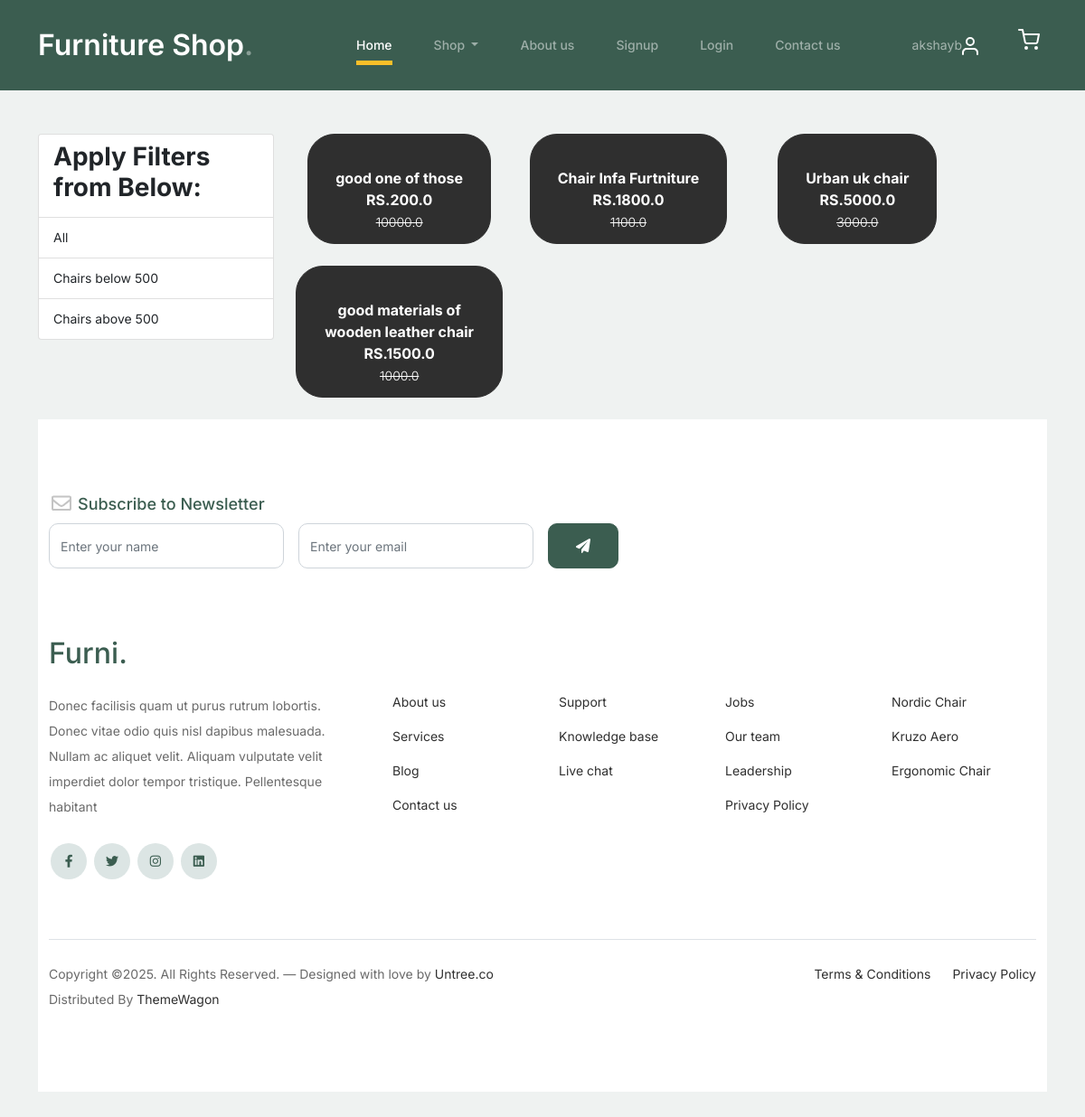
Screenshot of /chairs/ (signed in) with the database file from the repository.
### FurniApp/models.py (models this page shows, shortened)
class Product(models.Model):
    title =models.CharField(max_length=100)
    selling_price =models.FloatField()
    discounted_price = models.FloatField()
    description = models.TextField()
    brand = models.CharField(max_length=100)
    category= models.CharField(choices=CATEGORY_CHOICES,max_length=5)
    product_image = models.ImageField(upload_to ="productimg")

### FurniApp/views.py (the view)
# urls.py: path('chairs/', views.chairs, name='chairs'),
def chairs(request, data=None):
    totalitem=0
    if data == None:
        chair = Product.objects.filter(category='ch')
    elif data=='Manyawar' or data=='Fabindia':
        chair = Product.objects.filter(category='ch').filter(brand=data)
    elif data=='below':
        chair=Product.objects.filter(category='ch').filter(discounted_price__lt=500)
    elif data=='above':
        chair=Product.objects.filter(category='ch').filter(discounted_price__gt=500)
    if request.user.is_authenticated:
         totalitem= len(Cart.objects.filter(user=request.user))
    return render(request, 'chairs.html',{'chair':chair,'totalitem':totalitem})

### FurniApp/templates/chairs.html (shortened to what this page needs)
{% extends 'base.html' %}
{% load static %}
{% block content %}
<body>
<div class="container my-5 ">
 <div class="row">
  <div class="col-sm-3">
    <div class="list-group">
        <a href="#" class="list-group-item
         list-group-item-action" aria-current="true" ><h3 class="fw-bold">Apply Filters from Below:</h3></a>
        <a href="{% url 'chair' %}" class="list-group-item
         list-group-item-action" aria-current="true">All</a>
         <a href="{% url 'chair_data' 'below' %}" class="list-group-item
         list-group-item-action" aria-current="true">Chairs below 500</a>
         <a href="{% url 'chair_data' 'above' %}" class="list-group-item
         list-group-item-action" aria-current="true">Chairs above 500</a>
    </div>
</div>
    <div class="col-sm-8">
      <div class="row">
          {% for ch in chair %}
           <div class="col-sm-4 text-center mb-4">
               <a href="{% url 'product-detail' ch.id %}" class="btn">
                   <div class="item">
                       <div class="fw-bold">{{ch.description}}</div>
                       <div class="fw-bold">RS.{{ch.discounted_price}}</div>
                       <small class="fw-light text-decoration-line-through">{{ch.selling_price}}</small>
                   </div>
                </a>
            </div>
            {% endfor %}
        </div>
    </div>
</div>
</body>
{% endblock content %}

### FurniApp/templates/base.html (shortened to what this page needs)
<!doctype html>
{% load static%}
<html lang="en">
<head>
		<link href="{%static 'css/bootstrap.min.css' %}" rel="stylesheet">
		<link href="https://cdnjs.cloudflare.com/ajax/libs/font-awesome/6.0.0-beta3/css/all.min.css" rel="stylesheet">
		<link href="{%static 'css/tiny-slider.css' %}" rel="stylesheet">
		<link href="{% static 'css/style.css' %}" rel="stylesheet">
</head>
<body>
		<nav class="custom-navbar navbar navbar navbar-expand-md navbar-dark bg-dark" arial-label="Furni navigation bar">
			<div class="container">
				<a class="navbar-brand" href="{% url 'home' %}">Furniture Shop<span>.</span></a>
				<div class="collapse navbar-collapse" id="navbarsFurni">
					<ul class="custom-navbar-nav navbar-nav ms-auto mb-2 mb-md-0">
						<li class="nav-item active">
							<a class="nav-link" href="/">Home</a>
						</li>
						<li class="nav-item dropdown">
             				<a class="nav-link dropdown-toggle text-black" href=" " id="fashionDropdown" role="button" data-bs-toggle="dropdown" aria-expanded="false">
              				 Shop
             				</a>
          				</li>
						<li><a class="nav-link" href="{% url 'about' %}">About us</a></li>
						<li><a class="nav-link" href="{% url 'signup' %}">Signup</a></li>
						<li><a class="nav-link" href="{% url 'login' %}">Login</a></li>
						<li><a class="nav-link" href="{% url 'contact' %}">Contact us</a></li>
					</ul>
					<ul class="custom-navbar-cta navbar-nav mb-2 mb-md-0 ms-5">
						<li class="nav-link"><a class="nav-link" href="{% url 'profile' %}">{{request.user}}<img src="{% static 'images/user.svg' %}"></a></li>
						<li><a class="nav-link" href="{% url 'cart' %}"><img src="{% static 'images/cart.svg' %}"></a></li>
					</ul>
				</div>
			</div>
		</nav>
    	{% block content %} {% endblock content %}
		<footer class="footer-section">
			<div class="container relative">
				<div class="row">
					<div class="col-lg-8">
						<div class="subscription-form">
							<h3 class="d-flex align-items-center"><span class="me-1"><img src="{% static 'images/envelope-outline.svg' %}" alt="Image" class="img-fluid"></span><span>Subscribe to Newsletter</span></h3>
							<form action="#" class="row g-3">
								<div class="col-auto">
									<input type="text" class="form-control" placeholder="Enter your name">
								</div>
								<div class="col-auto">
									<input type="email" class="form-control" placeholder="Enter your email">
								</div>
								<div class="col-auto">
									<button class="btn btn-primary">
										<span class="fa fa-paper-plane"></span>
									</button>
								</div>
							</form>
						</div>
					</div>
				</div>
				<div class="row g-5 mb-5">
					<div class="col-lg-4">
						<div class="mb-4 footer-logo-wrap"><a href="#" class="footer-logo">Furni<span>.</span></a></div>
						<p class="mb-4">Donec facilisis quam ut purus rutrum lobortis. Donec vitae odio quis nisl dapibus malesuada. Nullam ac aliquet velit. Aliquam vulputate velit imperdiet dolor tempor tristique. Pellentesque habitant</p>
						<ul class="list-unstyled custom-social">
							<li><a href="#"><span class="fa fa-brands fa-facebook-f"></span></a></li>
							<li><a href="#"><span class="fa fa-brands fa-twitter"></span></a></li>
							<li><a href="#"><span class="fa fa-brands fa-instagram"></span></a></li>
							<li><a href="#"><span class="fa fa-brands fa-linkedin"></span></a></li>
						</ul>
					</div>
					<div class="col-lg-8">
						<div class="row links-wrap">
							<div class="col-6 col-sm-6 col-md-3">
								<ul class="list-unstyled">
									<li><a href="#">About us</a></li>
									<li><a href="#">Services</a></li>
									<li><a href="#">Blog</a></li>
									<li><a href="#">Contact us</a></li>
								</ul>
							</div>
							<div class="col-6 col-sm-6 col-md-3">
								<ul class="list-unstyled">
									<li><a href="#">Support</a></li>
									<li><a href="#">Knowledge base</a></li>
									<li><a href="#">Live chat</a></li>
								</ul>
							</div>
							<div class="col-6 col-sm-6 col-md-3">
								<ul class="list-unstyled">
									<li><a href="#">Jobs</a></li>
									<li><a href="#">Our team</a></li>
									<li><a href="#">Leadership</a></li>
									<li><a href="#">Privacy Policy</a></li>
								</ul>
							</div>
							<div class="col-6 col-sm-6 col-md-3">
								<ul class="list-unstyled">
									<li><a href="#">Nordic Chair</a></li>
									<li><a href="#">Kruzo Aero</a></li>
									<li><a href="#">Ergonomic Chair</a></li>
								</ul>
							</div>
						</div>
					</div>
				</div>
				<div class="border-top copyright">
					<div class="row pt-4">
						<div class="col-lg-6">
							<p class="mb-2 text-center text-lg-start">Copyright &copy;. All Rights Reserved. &mdash; Designed with love by <a href="https://untree.co">Untree.co</a> Distributed By <a href="https://themewagon.com">ThemeWagon</a>
							</p>
						</div>
						<div class="col-lg-6 text-center text-lg-end">
							<ul class="list-unstyled d-inline-flex ms-auto">
								<li class="me-4"><a href="#">Terms &amp; Conditions</a></li>
								<li><a href="#">Privacy Policy</a></li>
							</ul>
						</div>
					</div>
				</div>
			</div>
		</footer>
	</body>
</html>

### FurniApp/static/css/style.css (style rules this page uses)
body { overflow-x: hidden; position: relative; }
body { font-family: "Inter", sans-serif; font-weight: 400; line-height: 28px; color: #6a6a6a; font-size: 14px; background-color: #eff2f1; }
a { text-decoration: none; -webkit-transition: .3s all ease; -o-transition: .3s all ease; transition: .3s all ease; color: #2f2f2f; text-decoration: underline; }
.custom-navbar { background: #3b5d50 !important; padding-top: 20px; padding-bottom: 20px; }
.custom-navbar .navbar-brand { font-size: 32px; font-weight: 600; }
.custom-navbar .navbar-brand > span { opacity: .4; }
@media (min-width: 992px) { .custom-navbar .custom-navbar-nav li { margin-left: 15px; margin-right: 15px; } }
.custom-navbar .custom-navbar-nav li a { font-weight: 500; color: #ffffff !important; opacity: .5; -webkit-transition: .3s all ease; -o-transition: .3s all ease; transition: .3s all ease; position: relative; }
@media (min-width: 768px) { .custom-navbar .custom-navbar-nav li a:before { content: ""; position: absolute; bottom: 0; left: 8px; right: 8px; background: #f9bf29; height: 5px; opacity: 1; visibility: visible; width: 0; -webkit-transition: .15s all ease-out; -o-transition: .15s all ease-out; transition: .15s all ease-out; } }
.custom-navbar .custom-navbar-nav li.active a { opacity: 1; }
.custom-navbar .custom-navbar-nav li.active a:before { width: calc(100% - 16px); }
.custom-navbar .custom-navbar-cta { margin-left: 0 !important; -webkit-box-orient: horizontal; -webkit-box-direction: normal; -ms-flex-direction: row; flex-direction: row; }
@media (min-width: 768px) { .custom-navbar .custom-navbar-cta { margin-left: 40px !important; } }
.custom-navbar .custom-navbar-cta li { margin-left: 0px; margin-right: 0px; }
.custom-navbar .custom-navbar-cta li:first-child { margin-right: 20px; }
.btn { font-weight: 600; padding: 12px 30px; border-radius: 30px; color: #ffffff; background: #2f2f2f; border-color: #2f2f2f; }
.btn.btn-primary { background: #3b5d50; border-color: #3b5d50; }
.footer-section { padding: 80px 0; background: #ffffff; }
.footer-section .relative { position: relative; }
.footer-section a { text-decoration: none; color: #2f2f2f; -webkit-transition: .3s all ease; -o-transition: .3s all ease; transition: .3s all ease; }
.footer-section .subscription-form { margin-bottom: 40px; position: relative; z-index: 2; margin-top: 100px; }
@media (min-width: 992px) { .footer-section .subscription-form { margin-top: 0px; margin-bottom: 80px; } }
.footer-section .subscription-form h3 { font-size: 18px; font-weight: 500; color: #3b5d50; }
.footer-section .subscription-form .form-control { height: 50px; border-radius: 10px; font-family: "Inter", sans-serif; }
.footer-section .subscription-form .btn { border-radius: 10px !important; }
.footer-section .links-wrap { margin-top: 0px; }
@media (min-width: 992px) { .footer-section .links-wrap { margin-top: 54px; } }
.footer-section .links-wrap ul li { margin-bottom: 10px; }
.footer-section .footer-logo-wrap .footer-logo { font-size: 32px; font-weight: 500; text-decoration: none; color: #3b5d50; }
.footer-section .custom-social li { margin: 2px; display: inline-block; }
.footer-section .custom-social li a { width: 40px; height: 40px; text-align: center; line-height: 40px; display: inline-block; background: #dce5e4; color: #3b5d50; border-radius: 50%; }
.footer-section .border-top { border-color: #dce5e4; }
.footer-section .border-top.copyright { font-size: 14px !important; }
.form-control { height: 50px; border-radius: 10px; font-family: "Inter", sans-serif; }

### rows the page displays
Product: description "good one of those", discounted_price "200.0", selling_price "10000.0"
Product: description "Chair Infa Furtniture", discounted_price "1800.0", selling_price "1100.0"
Product: description "Urban uk chair", discounted_price "5000.0", selling_price "3000.0"
Product: description "good materials of wooden leather chair", discounted_price "1500.0", selling_price "1000.0"

### other values shown
{{ request.user }} "akshayb"
